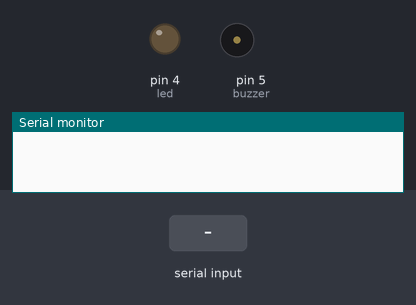
This sketch was run on a simulated Arduino Uno, built with avr-gcc and run on an emulated ATmega328P. Shown: output pins drawn as LEDs (lit = HIGH), buzzer (waves = sounding, pin HIGH), the last lines printed to the serial monitor. The test bench sets the inputs (shaded band).

Above: at 1.2 s.
1.3 s: "a" received over Serial
At 3.3 s:
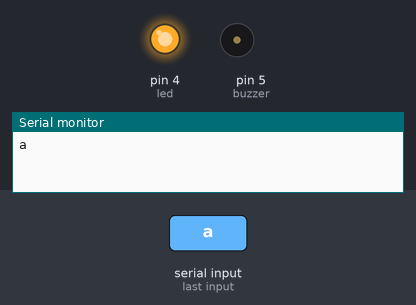
Timing chart, 0 to 8.8 s (numbered marks = the images above; inputs shaded):
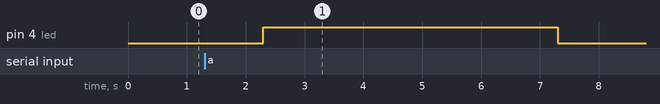

Measured:
- after the input at 1.3 s, pin 4 (led): LOW → HIGH after 1.0 s, → LOW 5.0 s later

The sketch:

face_recagonization.ino
```cpp
int led=4;
int buzzer = 5;
void setup()
{
  Serial.begin(9600);
  pinMode(led, OUTPUT);
  pinMode(buzzer, OUTPUT);
}

void loop()
{
    if (Serial.available())
      {
         String data=Serial.readString();
         data.trim();
         Serial.println(data);
            if(data=="a")
              {
                digitalWrite(led, HIGH);
                delay(5000);
                digitalWrite(led, LOW);
                Serial.println("Authorized person");
              }
            if(data=="b")
              {
                 Serial.println("AT+CMGF=1");
                 delay(1000);
                 Serial.println("AT+CMGS=\"+919791700883\"\r");
                 delay(1000);
                 Serial.println(" Alert! Unknown Person Entered !");
                 delay(100);
                 Serial.println((char)26);
                 delay(1000);

                 digitalWrite(buzzer, HIGH);
                 delay(2000);
                 digitalWrite(buzzer, LOW);
              }

     }
}
```
